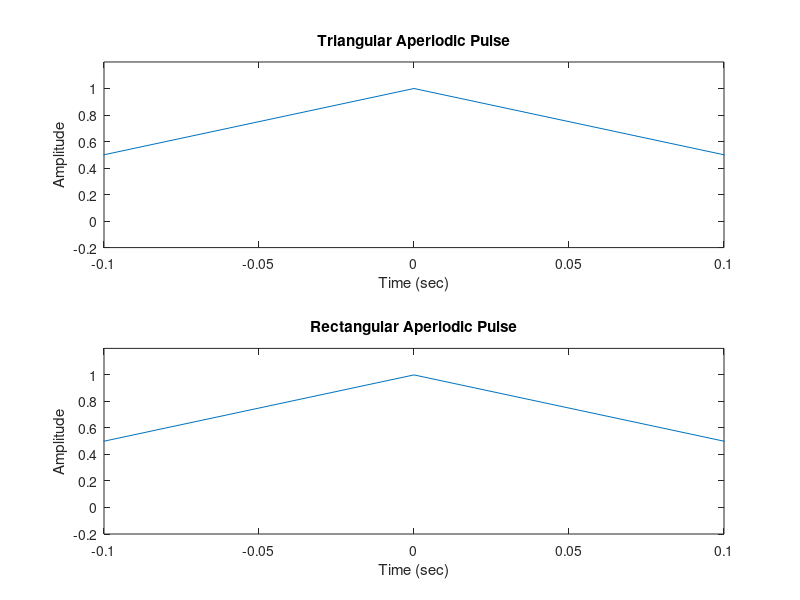

MATLAB code to generate this figure:
%Aperiodic Wave Generation

fs = input('Enter Sample Rate:');
t = -1:1/fs:1;
x1 = tripuls(t,20e-3);
x2 = rectpuls(t,20e-3);

figure
subplot(2,1,1)
plot(t,x1)
axis([-0.1 0.1 -0.2 1.2])
xlabel('Time (sec)')
ylabel('Amplitude')
title('Triangular Aperiodic Pulse')

subplot(2,1,2)
plot(t,x2)
axis([-0.1 0.1 -0.2 1.2])
xlabel('Time (sec)')
ylabel('Amplitude')
title('Rectangular Aperiodic Pulse')